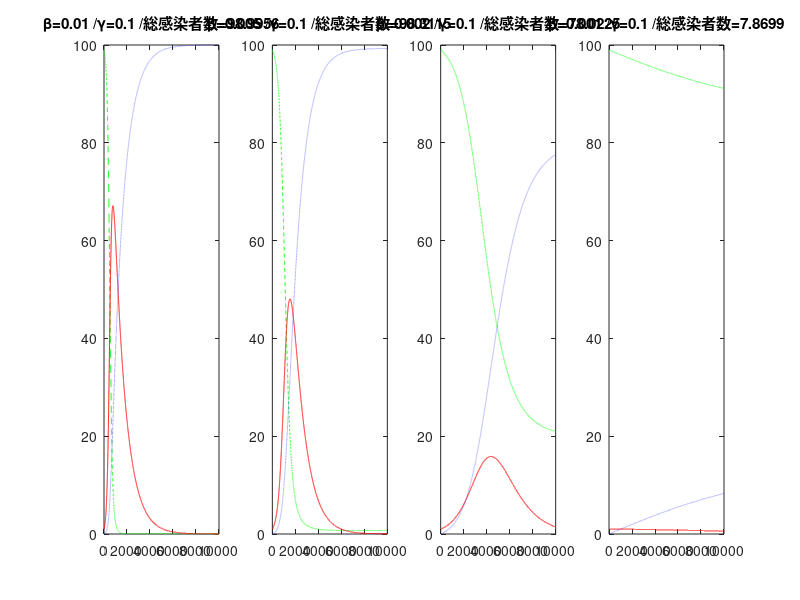

MATLAB code for this plot:
dt=0.01;Tmax=10000;
S=zeros(1,Tmax);S(1)=99;%未感染者数
I=zeros(1,Tmax);I(1)=1;%感染者数
R=zeros(1,Tmax);R(1)=0;%回復者数
X=1:Tmax;
b=[0.01 0.005 0.002 0.001];g=0.1;   %bの値を要素数4のベクトルとして用意
figure('Position',[0 400 1000 250]);    %ウィンドウのサイズと位置は適宜調節する
for J=1:4           %Jを1から4まで増加させる
    for T=1:Tmax-1  %b(J)として，Jの値に応じて異なるbの値を用いる
        S(T+1)=S(T)+dt*( -b(J)*S(T)*I(T)           );
        I(T+1)=I(T)+dt*(  b(J)*S(T)*I(T) -g*I(T)   );
        R(T+1)=R(T)+dt*(                  g*I(T)   );
    end
    subplot(1,4,J);plot(X,S,'g--',X,I,'r',X,R,'b:');
    title(strcat('β=',num2str(b(J)),' /γ=',num2str(g),' /総感染者数=',num2str(S(1)-S(Tmax)) ));
end     %8行目まで戻り，Jの値を増加して計算し直す
